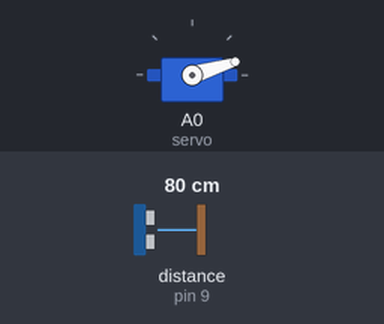
A sketch run on a simulated Arduino Uno, built with avr-gcc and run on an emulated ATmega328P. Shown: servo. Wiring (inferred from the names in the program): ultrasonic range finder: trigger pin 8; echo pin 9. Inputs (shaded band) come from the test bench; at power-on: distance to the obstacle (sensor on pin 9) 80 cm. The echo pulse lasts 58.3 µs per cm; what the sketch prints to the serial monitor is not drawn.

Above: at 1.26 s.
1.3 s: distance to the obstacle (sensor on pin 9) set to 2 cm
At 3.06 s:
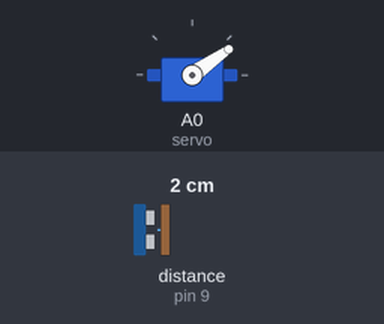
4.3 s: distance to the obstacle (sensor on pin 9) set to 18 cm
At 6.41 s:
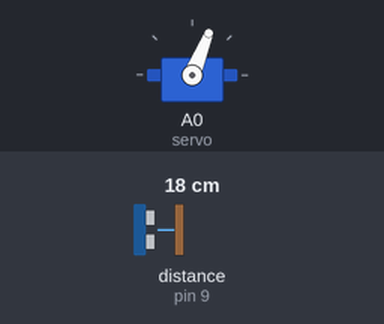
7.3 s: distance to the obstacle (sensor on pin 9) set to 9 cm
At 9.75 s:
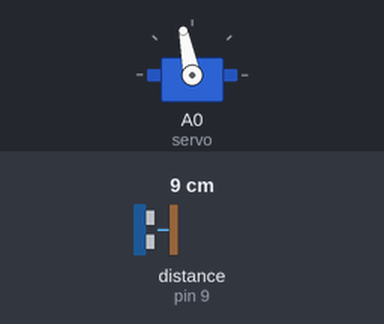
Timing chart, 0 to 25.3 s (numbered marks = the images above; inputs shaded):
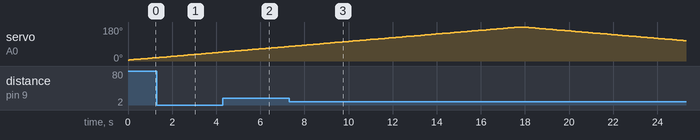

Measured:
- by itself, servo on A0 (servo): rises from 77° to 180° in 10.3 s, then falls to 107° in 7.6 s

The sketch:

sonic_radar.ino
```cpp
#include <Servo.h>

const char triggerPin = 8;
const char echoPin = 9;

Servo servo;

void setup() {

  pinMode(triggerPin, OUTPUT);
  pinMode(echoPin, INPUT);
  servo.attach(A0);
  Serial.begin(9600);
}

long echo() {
  digitalWrite(triggerPin, LOW);
  delayMicroseconds(2);
  digitalWrite(triggerPin, HIGH); // pull the Trig pin to high level for more than 10us impulse
  delayMicroseconds(10);
  digitalWrite(triggerPin, LOW);
  long microseconds = pulseIn(echoPin, HIGH);   // waits for the pin to go HIGH, and returns the length of the pulse in microseconds
  return microseconds / (1000/34) / 2; // ((Duration of high level)/(Sonic : 29.4 cm/us))/2
}

void loop() {

  int angle = 600;
  int k = 5;

  while(1) {

    //servo.write(angle);
    servo.writeMicroseconds(angle);
    //delay(100);
    int dist = echo();
    //delay(100);

    Serial.print(k > 0 ? "+" : "-");
    Serial.print(angle-600);
    Serial.print(" ");
    Serial.print(dist);
    Serial.print(";");
    Serial.flush();

    if (angle < 600 || angle > 2400) {
      k = -k;
    }
    angle += k;

    delay(40);
  }
}
```
